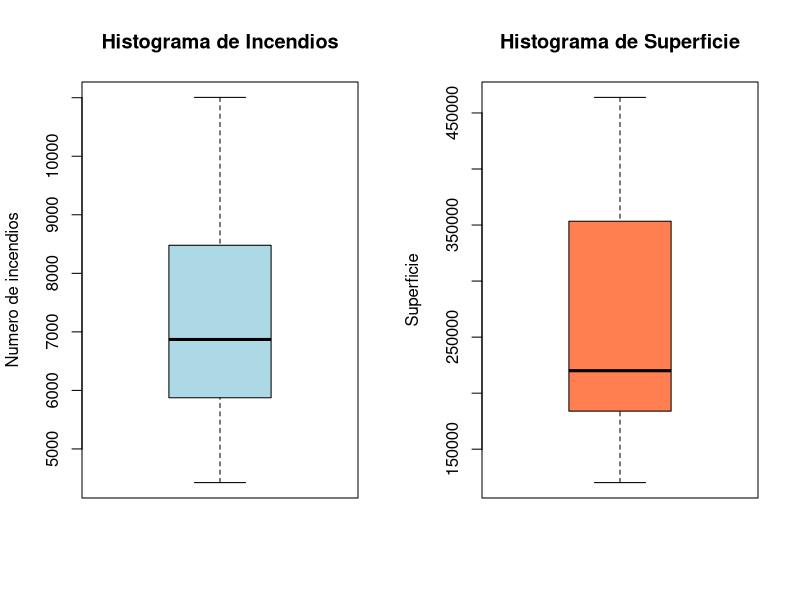
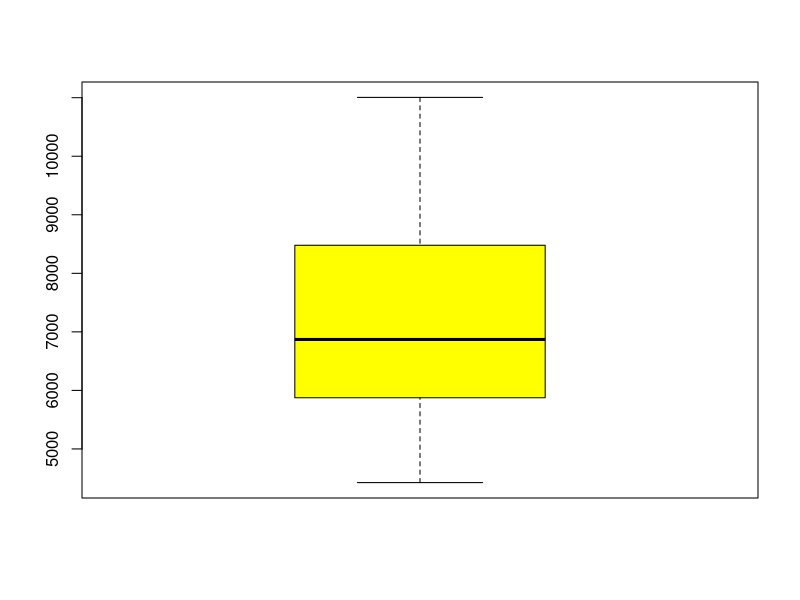
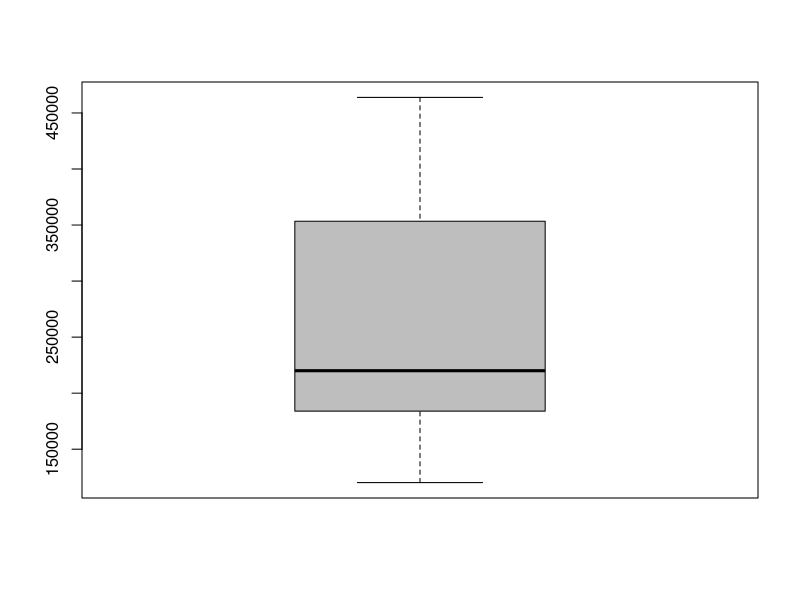

The R source for these figures, in order:
# Daniela Victoria Cansino Rosales
# Matrícula: 1821849
# Fecha: 26.02.2020

# Importar datos ----------------------------------------------------------

historico <- read.csv("incendios.csv", header = TRUE)
head(historico)

# ¿Cuál es la media del número de incendios?

mean(historico$Incendios)

# ¿Cuál es la media de la superficie quemada en los años indicados?

mean(historico$Superficie)

# Mediante la aplicación del comando fivenumber ¿Cuál es el valor donde se 
# ubica el tercer cuartil 75% de los datos para la variable número de incendios?

fivenum(historico$Incendios)


# Mediante la aplicación del comando fivenumber ¿Cuál es el valor donde se 
# ubica el primer cuartil 25% de los datos para la variable superficie?

fivenum(historico$Superficie)

# Desviacion estandar para la variable Superficie

sd(historico$Superficie)

# Representación gráfica --------------------------------------------------

# Realiza una gráfica histograma (2,1) con las variables: numero de incendios 
# y superficie en hectáreas quemadas

par(mfrow=c(1,2))
boxplot(historico$Incendios, main = "Histograma de Incendios", ylab = "Numero de incendios", col = "Lightblue")
boxplot(historico$Superficie, main = "Histograma de Superficie", ylab = "Superficie", col = "Coral")
par(mfrow=c(1,1))

#Mediante la función boxplot para numero de incendios revise si existen outlires

boxplot(historico$Incendios, col = "Yellow")


#Mediante la función boxplot para superficie, revise si existen outlires

boxplot(historico$Superficie, col = "Gray" )
